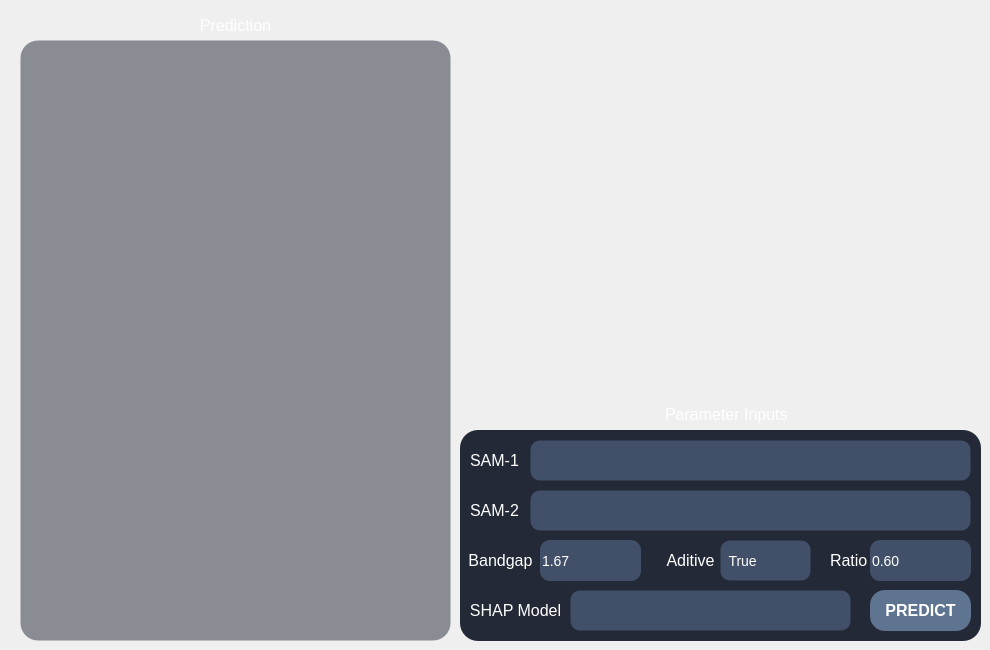
     <widget class="QWidget" name="pg_pred">
      <widget class="QGraphicsView" name="gvw_pred_waterfall">
       <property name="geometry">
        <rect>
         <x>20</x>
         <y>40</y>
         <width>431</width>
         <height>601</height>
        </rect>
       </property>
       <property name="font">
        <font>
         <family>Arial</family>
         <pointsize>-1</pointsize>
         <italic>false</italic>
         <bold>false</bold>
        </font>
       </property>
       <property name="styleSheet">
        <string notr="true">QGraphicsView
{
    background-color: rgba(35, 41, 54, 0.5);
    border: 1px solid transparent;
    border-radius: 18px;
    padding: 4px;                        /* 图像四周留白，避免贴边 */
    font: 12pt &quot;Arial&quot;;
    font-size: 14px;
    color: rgb(255, 255, 255);
}

QGraphicsView {
    background-color: rgba(35, 41, 54, 0.5);
    border: 1px solid transparent;
    border-radius: 18px;
    font: 12pt &quot;Arial&quot;;
    font-size: 14px;
    color: rgb(255, 255, 255);
}

/* ============ 纵向滚动条 ============ */
QGraphicsView QScrollBar:vertical {
    width: 10px;
    background: rgba(35, 41, 54, 0.35);
    border-radius: 4px;
    margin: 2px 0px;
}
QGraphicsView QScrollBar::handle:vertical {
    background: rgba(150, 165, 190, 0.55);
    border-radius: 4px;
    min-height: 28px;
    margin: 1px;
}
QGraphicsView QScrollBar::handle:vertical:hover {
    background: rgba(120, 170, 230, 0.85);
}
QGraphicsView QScrollBar::handle:vertical:pressed {
    background: rgba(70, 130, 210, 1.0);
}

QGraphicsView QScrollBar::sub-line:vertical,
QGraphicsView QScrollBar::add-line:vertical {
    height: 0px;
    background: none;
}
QGraphicsView QScrollBar::sub-page:vertical,
QGraphicsView QScrollBar::add-page:vertical {
    background: none;
}

/* ============ 横向滚动条 ============ */
QGraphicsView QScrollBar:horizontal {
    height: 10px;
    background: rgba(35, 41, 54, 0.35);
    border-radius: 4px;
    margin: 0px 2px;
}
QGraphicsView QScrollBar::handle:horizontal {
    background: rgba(150, 165, 190, 0.55);
    border-radius: 4px;
    min-width: 28px;
    margin: 1px;
}
QGraphicsView QScrollBar::handle:horizontal:hover {
    background: rgba(120, 170, 230, 0.85);
}
QGraphicsView QScrollBar::handle:horizontal:pressed {
    background: rgba(70, 130, 210, 1.0);
}

QGraphicsView QScrollBar::sub-line:horizontal,
QGraphicsView QScrollBar::add-line:horizontal {
    width: 0px;
    background: none;
}
QGraphicsView QScrollBar::sub-page:horizontal,
QGraphicsView QScrollBar::add-page:horizontal {
    background: none;
}</string>
       </property>
      </widget>
      <widget class="QLabel" name="label_59">
       <property name="geometry">
        <rect>
         <x>180</x>
         <y>10</y>
         <width>111</width>
         <height>31</height>
        </rect>
       </property>
       <property name="font">
        <font>
         <family>Arial</family>
        </font>
       </property>
       <property name="styleSheet">
        <string notr="true">background:transparent;</string>
       </property>
       <property name="text">
        <string>&lt;html&gt;&lt;head/&gt;&lt;body&gt;&lt;p align=&quot;center&quot;&gt;&lt;span style=&quot; font-size:12pt; color:#ffffff;&quot;&gt;Prediction&lt;/span&gt;&lt;/p&gt;&lt;/body&gt;&lt;/html&gt;</string>
       </property>
      </widget>
      <widget class="QLabel" name="label_53">
       <property name="geometry">
        <rect>
         <x>665</x>
         <y>399</y>
         <width>131</width>
         <height>31</height>
        </rect>
       </property>
       <property name="font">
        <font>
         <family>Arial</family>
        </font>
       </property>
       <property name="styleSheet">
        <string notr="true">background:transparent;</string>
       </property>
       <property name="text">
        <string>&lt;html&gt;&lt;head/&gt;&lt;body&gt;&lt;p&gt;&lt;span style=&quot; font-size:12pt; color:#ffffff;&quot;&gt;Parameter Inputs&lt;/span&gt;&lt;/p&gt;&lt;/body&gt;&lt;/html&gt;</string>
       </property>
      </widget>
      <widget class="QFrame" name="frame_8">
       <property name="geometry">
        <rect>
         <x>460</x>
         <y>430</y>
         <width>521</width>
         <height>211</height>
        </rect>
       </property>
       <property name="styleSheet">
        <string notr="true">QFrame#frame_8 {
    background-color: #232936;
    border: 0px solid #4268a8;
    border-radius: 18px;
}</string>
       </property>
       <property name="frameShape">
        <enum>QFrame::Shape::StyledPanel</enum>
       </property>
       <property name="frameShadow">
        <enum>QFrame::Shadow::Raised</enum>
       </property>
       <widget class="QLabel" name="label_54">
        <property name="geometry">
         <rect>
          <x>10</x>
          <y>10</y>
          <width>51</width>
          <height>41</height>
         </rect>
        </property>
        <property name="font">
         <font>
          <family>Arial</family>
         </font>
        </property>
        <property name="styleSheet">
         <string notr="true">background:transparent;</string>
        </property>
        <property name="text">
         <string>&lt;html&gt;&lt;head/&gt;&lt;body&gt;&lt;p&gt;&lt;span style=&quot; font-size:12pt; color:#ffffff;&quot;&gt;SAM-1&lt;/span&gt;&lt;/p&gt;&lt;/body&gt;&lt;/html&gt;</string>
        </property>
       </widget>
       <widget class="QLabel" name="label_55">
        <property name="geometry">
         <rect>
          <x>10</x>
          <y>60</y>
          <width>51</width>
          <height>41</height>
         </rect>
        </property>
        <property name="font">
         <font>
          <family>Arial</family>
         </font>
        </property>
        <property name="styleSheet">
         <string notr="true">background:transparent;</string>
        </property>
        <property name="text">
         <string>&lt;html&gt;&lt;head/&gt;&lt;body&gt;&lt;p&gt;&lt;span style=&quot; font-size:12pt; color:#ffffff;&quot;&gt;SAM-2&lt;/span&gt;&lt;/p&gt;&lt;/body&gt;&lt;/html&gt;</string>
        </property>
       </widget>
       <widget class="QPlainTextEdit" name="txt_pred_sam_1">
        <property name="geometry">
         <rect>
          <x>70</x>
          <y>10</y>
          <width>441</width>
          <height>41</height>
         </rect>
        </property>
        <property name="styleSheet">
         <string notr="true">/* ==================== QPlainTextEdit / QTextEdit ==================== */
/* ==================== QPlainTextEdit / QTextEdit ==================== */
QPlainTextEdit,
QTextEdit
{
	font: 12pt &quot;Arial&quot;;
	background-color: rgba(66, 79, 104, 1);
	border: 1px solid transparent;
	border-radius: 10px;
	font-size: 14px;
	color: rgb(255, 255, 255);
	padding: 6px 6px;                     /* 文本四周留出舒适内边距 */
	selection-background-color: #3478e8;
	selection-color: #ffffff;
}


QPlainTextEdit:hover,
QTextEdit:hover
{	
	border: 1px solid #3478e8;}

QPlainTextEdit:focus,
QTextEdit:focus
{
	border: 1px solid #3478e8;
}

QPlainTextEdit:disabled,
QTextEdit:disabled
{
	background-color: rgba(66, 79, 104, 0.35);
	color: #6b7280;
	border: 1px solid rgba(120, 130, 150, 0.2);
	selection-background-color: transparent;
}


/* ==================== 深色滚动条（与整体风格统一） ==================== */
QPlainTextEdit QScrollBar:vertical,
QTextEdit QScrollBar:vertical
{
	background: transparent;
	width: 10px;
	margin: 4px 2px 4px 0px;
	border: none;
}

QPlainTextEdit QScrollBar::handle:vertical,
QTextEdit QScrollBar::handle:vertical
{
	background: rgb(90, 105, 135);
	min-height: 24px;
	border-radius: 4px;
}

QPlainTextEdit QScrollBar::handle:vertical:hover,
QTextEdit QScrollBar::handle:vertical:hover
{
	background: rgb(120, 138, 172);
}

QPlainTextEdit QScrollBar::handle:vertical:pressed,
QTextEdit QScrollBar::handle:vertical:pressed
{
	background: #3478e8;
}

/* 去掉上下箭头和页步进区域（现代风格通常隐藏） */
QPlainTextEdit QScrollBar::add-line:vertical,
QPlainTextEdit QScrollBar::sub-line:vertical,
QTextEdit QScrollBar::add-line:vertical,
QTextEdit QScrollBar::sub-line:vertical
{
	height: 0px;
	background: transparent;
}

QPlainTextEdit QScrollBar::add-page:vertical,
QPlainTextEdit QScrollBar::sub-page:vertical,
QTextEdit QScrollBar::add-page:vertical,
QTextEdit QScrollBar::sub-page:vertical
{
	background: transparent;
}

/* 水平滚动条 */
QPlainTextEdit QScrollBar:horizontal,
QTextEdit QScrollBar:horizontal
{
	background: transparent;
	height: 10px;
	margin: 0px 4px 2px 4px;
	border: none;
}

QPlainTextEdit QScrollBar::handle:horizontal,
QTextEdit QScrollBar::handle:horizontal
{
	background: rgb(90, 105, 135);
	min-width: 24px;
	border-radius: 4px;
}

QPlainTextEdit QScrollBar::handle:horizontal:hover,
QTextEdit QScrollBar::handle:horizontal:hover
{
	background: rgb(120, 138, 172);
}

QPlainTextEdit QScrollBar::handle:horizontal:pressed,
QTextEdit QScrollBar::handle:horizontal:pressed
{
	background: #3478e8;
}

QPlainTextEdit QScrollBar::add-line:horizontal,
QPlainTextEdit QScrollBar::sub-line:horizontal,
QTextEdit QScrollBar::add-line:horizontal,
QTextEdit QScrollBar::sub-line:horizontal
{
	width: 0px;
	background: transparent;
}

QPlainTextEdit QScrollBar::add-page:horizontal,
QPlainTextEdit QScrollBar::sub-page:horizontal,
QTextEdit QScrollBar::add-page:horizontal,
QTextEdit QScrollBar::sub-page:horizontal
{
	background: transparent;
}</string>
        </property>
       </widget>
       <widget class="QPlainTextEdit" name="txt_pred_sam_2">
        <property name="geometry">
         <rect>
          <x>70</x>
          <y>60</y>
          <width>441</width>
          <height>41</height>
         </rect>
        </property>
        <property name="styleSheet">
         <string notr="true">/* ==================== QPlainTextEdit / QTextEdit ==================== */
/* ==================== QPlainTextEdit / QTextEdit ==================== */
QPlainTextEdit,
QTextEdit
{
	font: 12pt &quot;Arial&quot;;
	background-color: rgba(66, 79, 104, 1);
	border: 1px solid transparent;
	border-radius: 10px;
	font-size: 14px;
	color: rgb(255, 255, 255);
	padding: 6px 6px;                     /* 文本四周留出舒适内边距 */
	selection-background-color: #3478e8;
	selection-color: #ffffff;
}


QPlainTextEdit:hover,
QTextEdit:hover
{	
	border: 1px solid #3478e8;}

QPlainTextEdit:focus,
QTextEdit:focus
{
	border: 1px solid #3478e8;
}

QPlainTextEdit:disabled,
QTextEdit:disabled
{
	background-color: rgba(66, 79, 104, 0.35);
	color: #6b7280;
	border: 1px solid rgba(120, 130, 150, 0.2);
	selection-background-color: transparent;
}


/* ==================== 深色滚动条（与整体风格统一） ==================== */
QPlainTextEdit QScrollBar:vertical,
QTextEdit QScrollBar:vertical
{
	background: transparent;
	width: 10px;
	margin: 4px 2px 4px 0px;
	border: none;
}

QPlainTextEdit QScrollBar::handle:vertical,
QTextEdit QScrollBar::handle:vertical
{
	background: rgb(90, 105, 135);
	min-height: 24px;
	border-radius: 4px;
}

QPlainTextEdit QScrollBar::handle:vertical:hover,
QTextEdit QScrollBar::handle:vertical:hover
{
	background: rgb(120, 138, 172);
}

QPlainTextEdit QScrollBar::handle:vertical:pressed,
QTextEdit QScrollBar::handle:vertical:pressed
{
	background: #3478e8;
}

/* 去掉上下箭头和页步进区域（现代风格通常隐藏） */
QPlainTextEdit QScrollBar::add-line:vertical,
QPlainTextEdit QScrollBar::sub-line:vertical,
QTextEdit QScrollBar::add-line:vertical,
QTextEdit QScrollBar::sub-line:vertical
{
	height: 0px;
	background: transparent;
}

QPlainTextEdit QScrollBar::add-page:vertical,
QPlainTextEdit QScrollBar::sub-page:vertical,
QTextEdit QScrollBar::add-page:vertical,
QTextEdit QScrollBar::sub-page:vertical
{
	background: transparent;
}

/* 水平滚动条 */
QPlainTextEdit QScrollBar:horizontal,
QTextEdit QScrollBar:horizontal
{
	background: transparent;
	height: 10px;
	margin: 0px 4px 2px 4px;
	border: none;
}

QPlainTextEdit QScrollBar::handle:horizontal,
QTextEdit QScrollBar::handle:horizontal
{
	background: rgb(90, 105, 135);
	min-width: 24px;
	border-radius: 4px;
}

QPlainTextEdit QScrollBar::handle:horizontal:hover,
QTextEdit QScrollBar::handle:horizontal:hover
{
	background: rgb(120, 138, 172);
}

QPlainTextEdit QScrollBar::handle:horizontal:pressed,
QTextEdit QScrollBar::handle:horizontal:pressed
{
	background: #3478e8;
}

QPlainTextEdit QScrollBar::add-line:horizontal,
QPlainTextEdit QScrollBar::sub-line:horizontal,
QTextEdit QScrollBar::add-line:horizontal,
QTextEdit QScrollBar::sub-line:horizontal
{
	width: 0px;
	background: transparent;
}

QPlainTextEdit QScrollBar::add-page:horizontal,
QPlainTextEdit QScrollBar::sub-page:horizontal,
QTextEdit QScrollBar::add-page:horizontal,
QTextEdit QScrollBar::sub-page:horizontal
{
	background: transparent;
}</string>
        </property>
       </widget>
       <widget class="QLabel" name="label_56">
        <property name="geometry">
         <rect>
          <x>370</x>
          <y>110</y>
          <width>41</width>
          <height>41</height>
         </rect>
        </property>
        <property name="font">
         <font>
          <family>Arial</family>
         </font>
        </property>
        <property name="styleSheet">
         <string notr="true">background:transparent;</string>
        </property>
        <property name="text">
         <string>&lt;html&gt;&lt;head/&gt;&lt;body&gt;&lt;p align=&quot;center&quot;&gt;&lt;span style=&quot; font-size:12pt; color:#ffffff;&quot;&gt;Ratio &lt;/span&gt;&lt;/p&gt;&lt;/body&gt;&lt;/html&gt;</string>
        </property>
       </widget>
       <widget class="QDoubleSpinBox" name="dsp_pred_ratio">
        <property name="geometry">
         <rect>
          <x>410</x>
          <y>110</y>
          <width>101</width>
          <height>41</height>
         </rect>
        </property>
        <property name="styleSheet">
         <string notr="true">QSpinBox,
QDoubleSpinBox
{
    font: 12pt &quot;Arial&quot;;
    background-color: rgba(66, 79, 104, 1);
    border: 0px solid #e2e4e8;
    border-radius: 10px;
    font-size: 14px;
    color: rgb(255, 255, 255);
    padding-right: 0px;
}

QSpinBox::up-button,
QDoubleSpinBox::up-button
{
    subcontrol-origin: border;
    subcontrol-position: top right;
    border-radius: 10px;
    width: 25px;
    height: 20px;
}

QSpinBox::down-button,
QDoubleSpinBox::down-button
{
    subcontrol-origin: border;
    subcontrol-position: bottom right;
    border-radius: 10px;
    width: 25px;
    height: 20px;
}

QSpinBox:hover,
QDoubleSpinBox:hover
{
    border: 1px solid #3478e8;
}

QSpinBox:focus,
QDoubleSpinBox:focus
{
    border: 1px solid #3478e8;
}

/* ★ 改这里 */
QSpinBox:disabled,
QDoubleSpinBox:disabled
{
    background-color: rgba(66, 79, 104, 0.35);
    color: #6b7280;
    border: 1px solid rgba(120, 130, 150, 0.2);
}

QSpinBox::up-arrow,
QDoubleSpinBox::up-arrow
{
    image: url(:/icons/up_arrow.svg);
    width: 18px;
    height: 18px;
}

QSpinBox::down-arrow,
QDoubleSpinBox::down-arrow
{
    image: url(:/icons/down_arrow.svg);
    width: 18px;
    height: 18px;
}

QSpinBox::up-button:hover,
QDoubleSpinBox::up-button:hover
{
    background-color: rgb(37, 52, 81);
    border-radius: 10px;
}

QSpinBox::up-button:pressed,
QDoubleSpinBox::up-button:pressed
{
    background-color: rgb(204, 204, 204);
    border-radius: 10px;
}

QSpinBox::up-button:disabled,
QDoubleSpinBox::up-button:disabled
{
    background-color: transparent;
    border-radius: 10px;
}

QSpinBox::down-button:hover,
QDoubleSpinBox::down-button:hover
{
    background-color: rgb(37, 52, 81);
    border-radius: 10px;
}

QSpinBox::down-button:pressed,
QDoubleSpinBox::down-button:pressed
{
    background-color: rgb(204, 204, 204);
    border-radius: 10px;
}

QSpinBox::down-button:disabled,
QDoubleSpinBox::down-button:disabled
{
    background-color: transparent;
    border-radius: 10px;
}</string>
        </property>
        <property name="singleStep">
         <double>0.100000000000000</double>
        </property>
        <property name="value">
         <double>0.600000000000000</double>
        </property>
       </widget>
       <widget class="QLabel" name="label_57">
        <property name="geometry">
         <rect>
          <x>0</x>
          <y>110</y>
          <width>81</width>
          <height>41</height>
         </rect>
        </property>
        <property name="font">
         <font>
          <family>Arial</family>
         </font>
        </property>
        <property name="styleSheet">
         <string notr="true">background:transparent;</string>
        </property>
        <property name="text">
         <string>&lt;html&gt;&lt;head/&gt;&lt;body&gt;&lt;p align=&quot;center&quot;&gt;&lt;span style=&quot; font-size:12pt; color:#ffffff;&quot;&gt;Bandgap&lt;/span&gt;&lt;/p&gt;&lt;/body&gt;&lt;/html&gt;</string>
        </property>
       </widget>
       <widget class="QDoubleSpinBox" name="dsp_pred_bandgap">
        <property name="geometry">
         <rect>
          <x>80</x>
          <y>110</y>
          <width>101</width>
          <height>41</height>
         </rect>
        </property>
        <property name="styleSheet">
         <string notr="true">QSpinBox,
QDoubleSpinBox
{
	font: 12pt &quot;Arial&quot;;
    background-color: rgba(66, 79, 104, 1);
border: 0px solid #e2e4e8;
border-radius:10px;
font-size:14px;
color:;
	color: rgb(255, 255, 255);
padding-right:0px;
}
QSpinBox::up-button,
QDoubleSpinBox::up-button
{
subcontrol-origin: border;
subcontrol-position: top right;
border-radius:10px;
width: 25px;
height: 20px;
}

QSpinBox::down-button,
QDoubleSpinBox::down-button
{
subcontrol-origin: border;
subcontrol-position: bottom right;
border-radius:10px;
width: 25px;
height: 20px;
}

QSpinBox:hover,
QDoubleSpinBox:hover
{
	border: 1px solid #3478e8;
}

QSpinBox:focus,
QDoubleSpinBox:focus
{
border:1px solid #3478e8;
}
QSpinBox:disabled,
QDoubleSpinBox:disabled
{
background-color:#f6f7f9;
color:#9498a0;
}

QSpinBox::up-arrow,
QDoubleSpinBox::up-arrow
{
image:url(:/icons/up_arrow.svg);
width:18px;
height:18px;

}

QSpinBox::down-arrow,
QDoubleSpinBox::down-arrow
{
image:url(:/icons/down_arrow.svg);
width:18px;
height:18px;
}

QSpinBox::up-button:hover,
QDoubleSpinBox::up-button:hover
{
background-color:rgb(37, 52, 81);
border-radius:10px;

}
QSpinBox::up-button:pressed,
QDoubleSpinBox::up-button:pressed
{
background-color:rgb(204, 204, 204);
border-radius:10px;

}
QSpinBox::up-button:disabled,
QDoubleSpinBox::up-button:disabled
{
background-color:transparent;
border-radius:10px;

}

QSpinBox::down-button:hover,
QDoubleSpinBox::down-button:hover
{
background-color:rgb(37, 52, 81);
border-radius:10px;

}
QSpinBox::down-button:pressed,
QDoubleSpinBox::down-button:pressed
{
background-color:rgb(204, 204, 204);
border-radius:10px;

}
QSpinBox::down-button:disabled,
QDoubleSpinBox::down-button:disabled
{
background-color:transparent;
border-radius:10px;

}
</string>
        </property>
        <property name="singleStep">
         <double>0.100000000000000</double>
        </property>
        <property name="value">
         <double>1.670000000000000</double>
        </property>
       </widget>
       <widget class="QLabel" name="label_58">
        <property name="geometry">
         <rect>
          <x>200</x>
          <y>110</y>
          <width>61</width>
          <height>41</height>
         </rect>
        </property>
        <property name="font">
         <font>
          <family>Arial</family>
         </font>
        </property>
        <property name="styleSheet">
         <string notr="true">background:transparent;</string>
        </property>
        <property name="text">
         <string>&lt;html&gt;&lt;head/&gt;&lt;body&gt;&lt;p align=&quot;center&quot;&gt;&lt;span style=&quot; font-size:12pt; color:#ffffff;&quot;&gt;Aditive&lt;/span&gt;&lt;/p&gt;&lt;/body&gt;&lt;/html&gt;</string>
        </property>
       </widget>
       <widget class="QComboBox" name="cmb_pred_additive">
        <property name="geometry">
         <rect>
          <x>260</x>
          <y>110</y>
          <width>91</width>
          <height>41</height>
         </rect>
        </property>
        <property name="font">
         <font>
          <family>Arial</family>
          <pointsize>-1</pointsize>
          <italic>false</italic>
          <bold>false</bold>
          <hintingpreference>PreferDefaultHinting</hintingpreference>
         </font>
        </property>
        <property name="styleSheet">
         <string notr="true">/* ==================== QLineEdit ==================== */
QLineEdit
{
	font: 12pt &quot;Arial&quot;;
	background-color: rgba(66, 79, 104, 1);
	border: 1px solid transparent;   /* 与 SpinBox 保持一致，避免尺寸跳动 */
	border-radius: 10px;
	font-size: 14px;
	color: rgb(255, 255, 255);
	padding-left: 0px;             /* 文本左侧留出舒适边距 */
	padding-right: 0px;
	min-height: 20px;
	selection-background-color: #3478e8;
	selection-color: #ffffff;
}

QLineEdit:hover
{
	background-color: rgb(74, 88, 115);   /* 悬浮时略微变亮 */
	border: 1px solid #3478e8;

}

QLineEdit:focus
{
	border: 1px solid #3478e8;
}

QLineEdit:disabled
{
	background-color: #f6f7f9;
	color: #9498a0;
	border: 1px solid transparent;
}

QLineEdit[echoMode=&quot;2&quot;]   /* 密码框也保持一致 */
{
	lineedit-password-character: 9679;
}


/* ==================== QComboBox ==================== */
QComboBox
{
	font: 12pt &quot;Arial&quot;;
	background-color: rgba(66, 79, 104, 1);
	border: 1px solid transparent;
	border-radius: 10px;
	font-size: 14px;
	color: rgb(255, 255, 255);
	padding-left: 0px;
	padding-right: 0px;            /* 右侧给下拉箭头留空间 */
	min-height: 20px;
}

QComboBox:hover
{
	background-color: rgb(74, 88, 115);   /* 悬浮时略微变亮 */
	border: 1px solid #3478e8;}

QComboBox:focus
{
	border: 1px solid #3478e8;
}

QComboBox:disabled
{
	background-color: #f6f7f9;
	color: #9498a0;
	border: 1px solid transparent;
}

/* 下拉箭头区域（右侧按钮） */
QComboBox::drop-down
{
	subcontrol-origin: padding;
	subcontrol-position: center right;
	width: 28px;
	border: none;
	border-top-right-radius: 10px;
	border-bottom-right-radius: 10px;
	background: transparent;
}

QComboBox::drop-down:hover
{
	background-color: rgb(37, 52, 81);
}

QComboBox::drop-down:pressed
{
	background-color: rgb(204, 204, 204);
}

/* 下拉箭头图标 */
QComboBox::down-arrow
{
	image: url(:/icons/down_arrow.svg);
	width: 14px;
	height: 14px;
}

QComboBox::down-arrow:disabled
{
	image: url(:/icons/down_arrow.svg);
	opacity: 0.4;
}

/* 可编辑 ComboBox 的文本区 */
QComboBox QAbstractItemView,
QComboBox QLineEdit
{
	background-color: rgba(66, 79, 104, 1);
	color: rgb(255, 255, 255);
	border-radius: 10px;
	selection-background-color: #3478e8;
	selection-color: #ffffff;
}

/* 下拉列表弹出框 */
QComboBox QAbstractItemView
{
	background-color: rgba(66, 79, 104, 1);
	color: rgb(255, 255, 255);
	border: 1px solid #3478e8;
	border-radius: 8px;
	selection-background-color: #3478e8;
	selection-color: #ffffff;
	outline: none;
	padding: 4px;
}

QComboBox QAbstractItemView::item
{
	min-height: 24px;
	padding-left: 8px;
	border-radius: 6px;
}

QComboBox QAbstractItemView::item:hover
{
	background-color: rgb(37, 52, 81);
}

QComboBox QAbstractItemView::item:selected
{
	background-color: #3478e8;
	color: #ffffff;
}
/* ==================== 深色滚动条（与 QPlainTextEdit 统一） ==================== */
QComboBox QScrollBar:vertical {
    width:10px;
    background: rgba(35, 41, 54, 0.35);
    border-radius:4px;
    margin:2px 0px;
}
QComboBox QScrollBar::handle:vertical {
    background: rgba(150, 165, 190, 0.55);
    border-radius:4px;
    min-height:28px;
    margin:1px;
}
QComboBox QScrollBar::handle:vertical:hover {
    background: rgba(120, 170, 230, 0.85);  
}
QComboBox QScrollBar::handle:vertical:pressed {
    background: rgba(70, 130, 210, 1.0);   
}

QComboBox QScrollBar::sub-line:vertical,
QComboBox QScrollBar::add-line:vertical {
    height:0px;
background: none;
}
QComboBox QScrollBar::sub-page:vertical,
QComboBox QScrollBar::add-page:vertical {
    background:none;
}

QComboBox QScrollBar:horizontal {
    height:10px;
    background: rgba(35, 41, 54, 0.35);
    border-radius:4px;
    margin:0px 2px;
}
QComboBox QScrollBar::handle:horizontal {
    background: rgba(150, 165, 190, 0.55);
    border-radius:4px;
    min-width:28px;
    margin:1px;
}
QComboBox QScrollBar::handle:horizontal:hover {
    background: rgba(120, 170, 230, 0.85);
}
QComboBox QScrollBar::handle:horizontal:pressed {
    background: rgba(70, 130, 210, 1.0);
}

QComboBox QScrollBar::sub-line:horizontal,
QComboBox QScrollBar::add-line:horizontal {
    width:0px;
    background: none;

}
QComboBox QScrollBar::sub-page:horizontal,
QComboBox QScrollBar::add-page:horizontal {
    background:none;
}
</string>
        </property>
        <property name="editable">
         <bool>false</bool>
        </property>
        <property name="currentText">
         <string>  True</string>
        </property>
        <property name="placeholderText">
         <string/>
        </property>
        <item>
         <property name="text">
          <string>  True</string>
         </property>
        </item>
        <item>
         <property name="text">
          <string>  False</string>
         </property>
        </item>
       </widget>
       <widget class="QPushButton" name="btn_pred_run">
        <property name="geometry">
         <rect>
          <x>410</x>
          <y>160</y>
          <width>101</width>
          <height>41</height>
         </rect>
        </property>
        <property name="font">
         <font>
          <family>Arial</family>
          <pointsize>12</pointsize>
          <bold>true</bold>
         </font>
        </property>
        <property name="styleSheet">
         <string notr="true">    QPushButton {
        background-color: rgba(168, 208, 255, 0.45);
        border-radius: 15px;
        color: #ffffff;
        text-align: center;
    }
    QPushButton:hover   { background-color: #3b8bca; }
    QPushButton:pressed { background-color: #1b6bAA; padding-top:8px;
                          padding-left:2px; padding-bottom:2px; }
    QPushButton:disabled { background-color: rgba(66, 79, 104, 0.5); }
</string>
        </property>
        <property name="text">
         <string>PREDICT</string>
        </property>
        <property name="flat">
         <bool>false</bool>
        </property>
       </widget>
       <widget class="QComboBox" name="cmb_pred_shap_model">
        <property name="geometry">
         <rect>
          <x>110</x>
          <y>160</y>
          <width>281</width>
          <height>41</height>
         </rect>
        </property>
        <property name="font">
         <font>
          <family>Arial</family>
          <pointsize>-1</pointsize>
          <italic>false</italic>
          <bold>false</bold>
          <hintingpreference>PreferDefaultHinting</hintingpreference>
         </font>
        </property>
        <property name="styleSheet">
         <string notr="true">/* ==================== QLineEdit ==================== */
QLineEdit
{
	font: 12pt &quot;Arial&quot;;
	background-color: rgba(66, 79, 104, 1);
	border: 1px solid transparent;   /* 与 SpinBox 保持一致，避免尺寸跳动 */
	border-radius: 10px;
	font-size: 14px;
	color: rgb(255, 255, 255);
	padding-left: 0px;             /* 文本左侧留出舒适边距 */
	padding-right: 0px;
	min-height: 20px;
	selection-background-color: #3478e8;
	selection-color: #ffffff;
}

QLineEdit:hover
{
	background-color: rgb(74, 88, 115);   /* 悬浮时略微变亮 */
	border: 1px solid #3478e8;

}

QLineEdit:focus
{
	border: 1px solid #3478e8;
}

QLineEdit:disabled
{
	background-color: #f6f7f9;
	color: #9498a0;
	border: 1px solid transparent;
}

QLineEdit[echoMode=&quot;2&quot;]   /* 密码框也保持一致 */
{
	lineedit-password-character: 9679;
}


/* ==================== QComboBox ==================== */
QComboBox
{
	font: 12pt &quot;Arial&quot;;
	background-color: rgba(66, 79, 104, 1);
	border: 1px solid transparent;
	border-radius: 10px;
	font-size: 14px;
	color: rgb(255, 255, 255);
	padding-left: 0px;
	padding-right: 0px;            /* 右侧给下拉箭头留空间 */
	min-height: 20px;
}

QComboBox:hover
{
	background-color: rgb(74, 88, 115);   /* 悬浮时略微变亮 */
	border: 1px solid #3478e8;}

QComboBox:focus
{
	border: 1px solid #3478e8;
}

QComboBox:disabled
{
	background-color: #f6f7f9;
	color: #9498a0;
	border: 1px solid transparent;
}

/* 下拉箭头区域（右侧按钮） */
QComboBox::drop-down
{
	subcontrol-origin: padding;
	subcontrol-position: center right;
	width: 28px;
	border: none;
	border-top-right-radius: 10px;
	border-bottom-right-radius: 10px;
	background: transparent;
}

QComboBox::drop-down:hover
{
	background-color: rgb(37, 52, 81);
}

QComboBox::drop-down:pressed
{
	background-color: rgb(204, 204, 204);
}

/* 下拉箭头图标 */
QComboBox::down-arrow
{
	image: url(:/icons/down_arrow.svg);
	width: 14px;
	height: 14px;
}

QComboBox::down-arrow:disabled
{
	image: url(:/icons/down_arrow.svg);
	opacity: 0.4;
}

/* 可编辑 ComboBox 的文本区 */
QComboBox QAbstractItemView,
QComboBox QLineEdit
{
	background-color: rgba(66, 79, 104, 1);
	color: rgb(255, 255, 255);
	border-radius: 10px;
	selection-background-color: #3478e8;
	selection-color: #ffffff;
}

/* 下拉列表弹出框 */
QComboBox QAbstractItemView
{
	background-color: rgba(66, 79, 104, 1);
	color: rgb(255, 255, 255);
	border: 1px solid #3478e8;
	border-radius: 8px;
	selection-background-color: #3478e8;
	selection-color: #ffffff;
	outline: none;
	padding: 4px;
}

QComboBox QAbstractItemView::item
{
	min-height: 24px;
	padding-left: 8px;
	border-radius: 6px;
}

QComboBox QAbstractItemView::item:hover
{
	background-color: rgb(37, 52, 81);
}

QComboBox QAbstractItemView::item:selected
{
	background-color: #3478e8;
	color: #ffffff;
}
/* ==================== 深色滚动条（与 QPlainTextEdit 统一） ==================== */
QComboBox QScrollBar:vertical {
    width:10px;
    background: rgba(35, 41, 54, 0.35);
    border-radius:4px;
    margin:2px 0px;
}
QComboBox QScrollBar::handle:vertical {
    background: rgba(150, 165, 190, 0.55);
    border-radius:4px;
    min-height:28px;
    margin:1px;
}
QComboBox QScrollBar::handle:vertical:hover {
    background: rgba(120, 170, 230, 0.85);  
}
QComboBox QScrollBar::handle:vertical:pressed {
    background: rgba(70, 130, 210, 1.0);   
}

QComboBox QScrollBar::sub-line:vertical,
QComboBox QScrollBar::add-line:vertical {
    height:0px;
background: none;
}
QComboBox QScrollBar::sub-page:vertical,
QComboBox QScrollBar::add-page:vertical {
    background:none;
}

QComboBox QScrollBar:horizontal {
    height:10px;
    background: rgba(35, 41, 54, 0.35);
    border-radius:4px;
    margin:0px 2px;
}
QComboBox QScrollBar::handle:horizontal {
    background: rgba(150, 165, 190, 0.55);
    border-radius:4px;
    min-width:28px;
    margin:1px;
}
QComboBox QScrollBar::handle:horizontal:hover {
    background: rgba(120, 170, 230, 0.85);
}
QComboBox QScrollBar::handle:horizontal:pressed {
    background: rgba(70, 130, 210, 1.0);
}

QComboBox QScrollBar::sub-line:horizontal,
QComboBox QScrollBar::add-line:horizontal {
    width:0px;
    background: none;

}
QComboBox QScrollBar::sub-page:horizontal,
QComboBox QScrollBar::add-page:horizontal {
    background:none;
}
</string>
        </property>
        <property name="editable">
         <bool>false</bool>
        </property>
        <property name="currentText">
         <string/>
        </property>
        <property name="placeholderText">
         <string/>
        </property>
       </widget>
       <widget class="QLabel" name="label_227">
        <property name="geometry">
         <rect>
          <x>0</x>
          <y>150</y>
          <width>111</width>
          <height>61</height>
         </rect>
        </property>
        <property name="font">
         <font>
          <family>Arial</family>
         </font>
        </property>
        <property name="styleSheet">
         <string notr="true">background:transparent;</string>
        </property>
        <property name="text">
         <string>&lt;html&gt;&lt;head/&gt;&lt;body&gt;&lt;p align=&quot;center&quot;&gt;&lt;span style=&quot; font-size:12pt; color:#ffffff;&quot;&gt;SHAP Model&lt;/span&gt;&lt;/p&gt;&lt;/body&gt;&lt;/html&gt;</string>
        </property>
       </widget>
      </widget>
      <widget class="QWidget" name="horizontalLayoutWidget">
       <property name="geometry">
        <rect>
         <x>450</x>
         <y>0</y>
         <width>531</width>
         <height>431</height>
        </rect>
       </property>
       <layout class="QHBoxLayout" name="lay_pred_mol_display"/>
      </widget>
     </widget>
